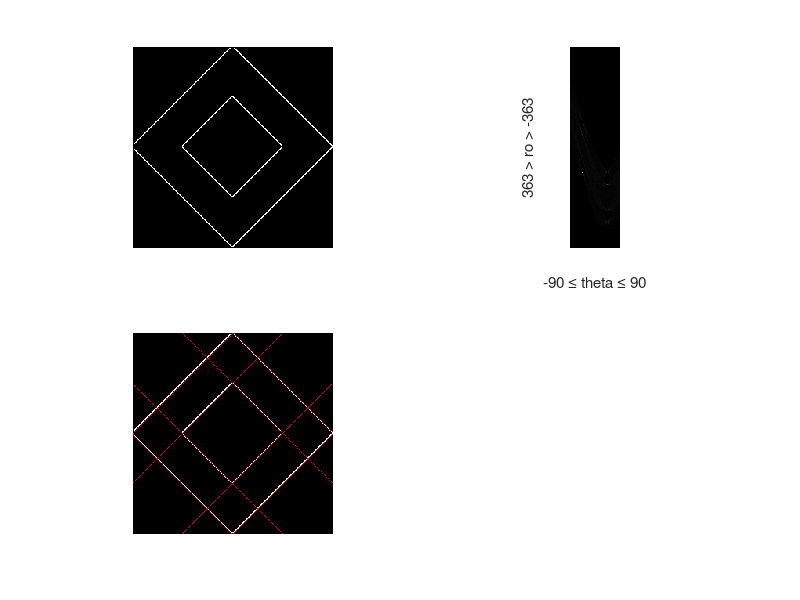

This chart was generated by the following MATLAB code:
clear;
img = zeros(256);
for i=1:256
    for j=1:256
       dist = abs(i-128) + abs(j-128);
       if dist < 65
          img(i,j) = 192/255; 
       
       elseif dist < 129
          img(i,j) = 128/255; 
       end
       if dist>128
           img(i,j)= 64/255;
       end 
        
    end
end

Canny_img = edge(img,'Canny');
hough_tr = zeros(727,181);


for i=1:256
    for j=1:256
        if Canny_img(i,j) == 1
            for theta = -90:1:90
               r = round((i*cosd(theta) + j*sind(theta)));
               
               
               hough_tr(r+364,theta+91) = hough_tr(r+364,theta+91)+1;
           
               
            end
        end
        
    end
end

% [H,T,R] = hough(Canny_img,'RhoResolution',1,'Theta',-90:1:89);
% subplot(2,1,1);
% imshow(img);
% title('gantrycrane.png');
% subplot(2,1,2);
% imshow(imadjust(rescale(H)),'XData',T,'YData',R,...
%       'InitialMagnification','fit');
% title('Hough transform of gantrycrane.png');
% xlabel('\theta'), ylabel('\rho');
% axis on, axis normal, hold on;
% colormap(gca,hot);

imgRGB = zeros(256,256,3);
for i=1:256
    for j=1:256
        imgRGB(i,j,:) = Canny_img(i,j);
        dist = round(sqrt(i*i+j*j));
        if i+j ==129 || i+j == 192 || i+j == 320 || i+j== 385 || i-j == 129 || i-j == 64 || j-i == 129 ||j-i == 64
            imgRGB(i,j,1) = 1;
            imgRGB(i,j,2) = 0;
            imgRGB(i,j,3) = 0;
        end
    end
end


figure;
subplot(2,2,1);
imshow(Canny_img);
subplot(2,2,2);
imshow(hough_tr,[]);
xlabel('-90 \leq theta \leq 90');
ylabel('363 > ro > -363');
subplot(2,2,3);
imshow(imgRGB,[]);


